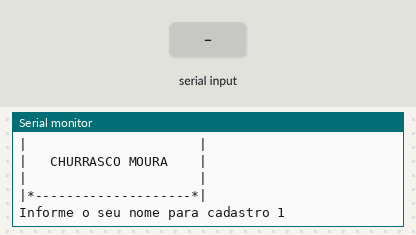
This sketch was run on a simulated Arduino Uno, built with avr-gcc and run on an emulated ATmega328P. Shown: the last lines printed to the serial monitor. Inputs (shaded band) come from the test bench.

Above: at 1.2 s.
1.3 s: "90,45\n" received over Serial
At 3.5 s:
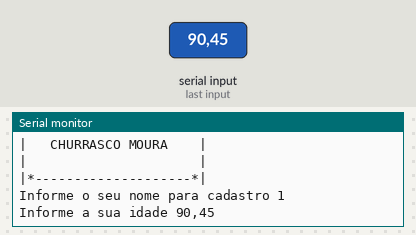
3.8 s: "30,150\n" received over Serial
At 4.6 s:
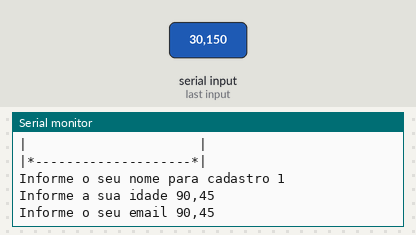
5.3 s: "5\n" received over Serial
At 6.6 s:
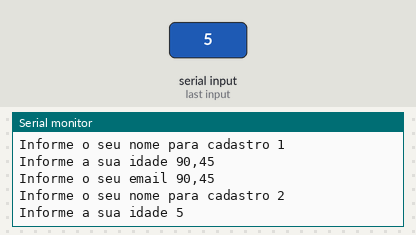
7.8 s: "90\n" received over Serial
At 8.6 s:
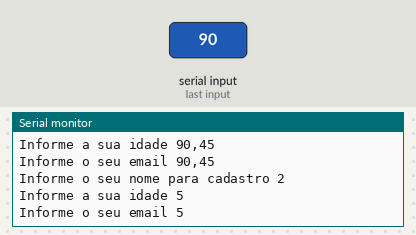

Measured:
- after the input at 1.3 s, the serial monitor: prints a new line after 1.0 s (image 1)
- after the input at 3.8 s, the serial monitor: prints a new line at once (image 2)
- after the input at 5.3 s, the serial monitor: prints a new line after 1.0 s (image 3)
- after the input at 7.8 s, the serial monitor: prints a new line at once (image 4)

The sketch:

cadastro_de_convidados_vetores1.ino
```cpp
// C++ code
//Criar cada vetor tamanho 4, fazendo paret do cadastro. de zero a 3

  String convidados[4];
  int idadeConvidados[4]; // Camel case
  String emailConvidados [4];

  //FUNCOES

  void desenhaCabecalho()
  {

    Serial.println("|*--------------------*|");
    Serial.println("|                      |");
    Serial.println("|   CHURRASCO MOURA    |");
    Serial.println("|                      |");
    Serial.println("|*--------------------*|");
    Serial.println();
    Serial.println();


  }


  void setup()
  {
   Serial.begin(9600);

  }

  void loop()
  {
    desenhaCabecalho();//chama funcao pra desnhar o cabçalho

    for(int i = 0; i <= 3; i++){
    //perguntar para o usuário o nome
    Serial.println("Informe o seu nome para cadastro " + String(i+1) + convidados[i]);
    while(! Serial.available());
    convidados[i] = Serial.readString();

    //perguntar a idade para o usuário
    Serial.println("Informe a sua idade " + convidados[i]);
    while(! Serial.available());
    idadeConvidados[i] = Serial.parseInt();

    //perguntar o email para o usuário
    Serial.println("Informe o seu email " + convidados[i]);
    while(! Serial.available());
    emailConvidados[i] = Serial.readString();


    Serial.println();
    Serial.println();

    }//fim do for


    //ebibir a lista de COnvidados
    //obs: só vai na festa quem for maior de idade >= 18

    Serial.println("Exibindo convidados eleitos para a festa: ");
    Serial.println();
    Serial.println();


    for(int i = 0 ; i <=3 ; i++){

     if(idadeConvidados[i]>= 18)
     {//apenas maiores de 18
    Serial.println(String(i + 1) + " nome eh : " + convidados[i]);
    Serial.println(String(i + 1) + " idade eh : " + idadeConvidados[i]);
    Serial.println(String(i + 1) + " email eh : " + emailConvidados[i]);
    Serial.println("Permissao para a festa: " + String(idadeConvidados[i] >= 18 ? "OK" : "Menor de Idade"));

    Serial.println();
    Serial.println();
     }
    }

    //criar um for
    //exibir com o print cada um dos arrays
    // pular linha
    delay(2000);//pausa de 2
  }
```
